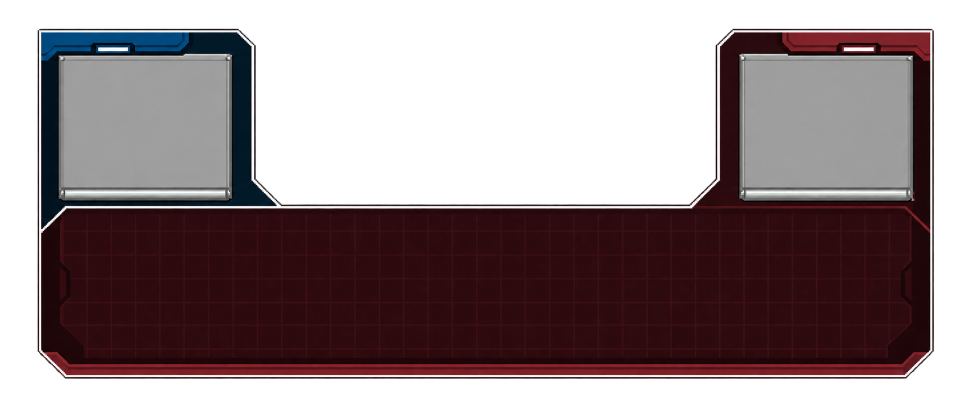
#> input picture tools/ui-studio/dist/assets/dialogue/conversation-frame-v1.png, 1942 x 809 px, found by its file name (shown at 1/2 size)
$ python portrait-assets.py
#> lines starting #> are read from the running program, lines starting #| are printed output that depends on the picture
### projects/proyect/TerrainDev/dialogue-system/tools/textures.py
"""Convert reference art to Classic paletted BLP1; no creative edits."""
from pathlib import Path
from PIL import Image
import struct, json, hashlib

ROOT = Path(__file__).resolve().parents[1]
ART = Path('/home/snz/Documentos/WarDatsPy/ui-studio/dist/assets/dialogue')
OUT = ROOT / 'assets/UI/Dialogue'

def blp(image, name):
    image = image.convert('RGBA')
    rgb = image.convert('RGB').quantize(colors=256)
    palette = rgb.getpalette()[:768]
    palette += [0] * (768-len(palette))
    bgra = b''.join(bytes((palette[i+2],palette[i+1],palette[i],0)) for i in range(0,768,3))
    levels=[]
    w,h=image.size
    while True:
        mip=image.resize((w,h),Image.Resampling.LANCZOS)
        indices=mip.convert('RGB').quantize(palette=rgb,dither=Image.Dither.NONE).tobytes()
        levels.append(indices+mip.getchannel('A').tobytes())
        if w==1 and h==1:break
        w=max(1,w//2);h=max(1,h//2)
    offsets=[];p=156+1024
    for level in levels:offsets.append(p);p+=len(level)
    header=b'BLP1'+struct.pack('<6I',1,8,*image.size,4,1)
    header+=struct.pack('<16I',*(offsets+[0]*(16-len(offsets))))
    header+=struct.pack('<16I',*([len(x) for x in levels]+[0]*(16-len(levels))))
    payload=header+bgra+b''.join(levels)
    target=OUT/name;target.write_bytes(payload)
    # Pillow's BLP1 decoder reads palette alpha, not the separate alpha plane.
    # Verify that plane here; the independent JS reader checks decoded pixels.
    assert payload[offsets[0]+image.width*image.height:offsets[0]+2*image.width*image.height]==image.getchannel('A').tobytes()
    image.getchannel('A').save(OUT/(name+'.alpha.png'))
    return {'path':str(target),'sha256':hashlib.sha256(payload).hexdigest(),'dimensions':image.size,'mips':len(levels),'alphaBits':8,'compression':1}

# [10 lines that do not run on import are left out]

### projects/proyect/TerrainDev/dialogue-system/tools/portrait-assets.py
"""Prepare frame apertures, deterministic signal atlas and native portrait dependencies."""
from pathlib import Path
from PIL import Image, ImageDraw
import json,hashlib,shutil,random
from textures import blp,OUT,ART,ROOT
OUT.mkdir(parents=True,exist_ok=True)
result=[]
for color,source in [('Red','conversation-frame-v1.png'),('Blue','conversation-frame-blue-v1.png')]:
    image=Image.open(ART/source).convert('RGBA')
#> image is the input picture: PIL image 1942x809 RGBA; mean R, G, B, A 45.8, 30.4, 32.6, 150
    for l,r in [(.063,.237),(.766,.940)]:
        ImageDraw.Draw(image).rectangle((round(l*image.width),round(.148*image.height),round(r*image.width)-1,round(.473*image.height)-1),fill=(0,0,0,0))
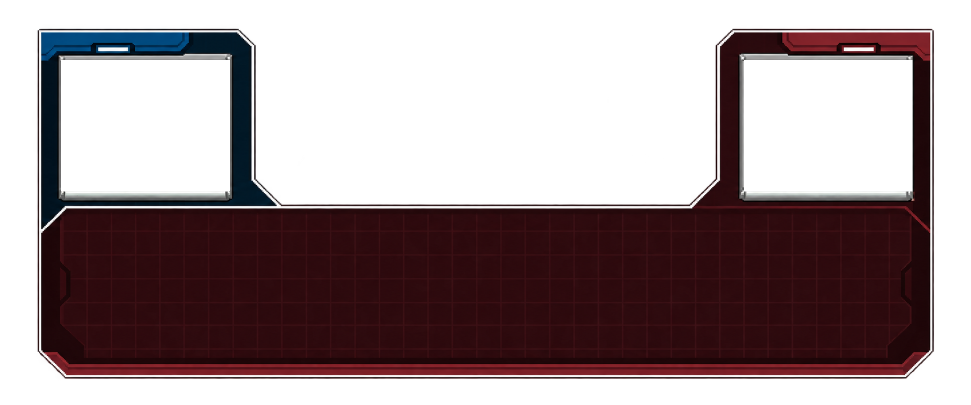
#> image: PIL image 1942x809 RGBA (shown at 1/2 size); mean R, G, B, A 28.2, 12.8, 15.1, 121.3; transparent parts drawn white
    image.save(ART/f'frame-open-{color.lower()}.png')
    result.append(blp(image.resize((1024,512),Image.Resampling.LANCZOS),f'FrameOpen{color}.blp'))
#> in blp, `image = image.convert('RGBA')`:
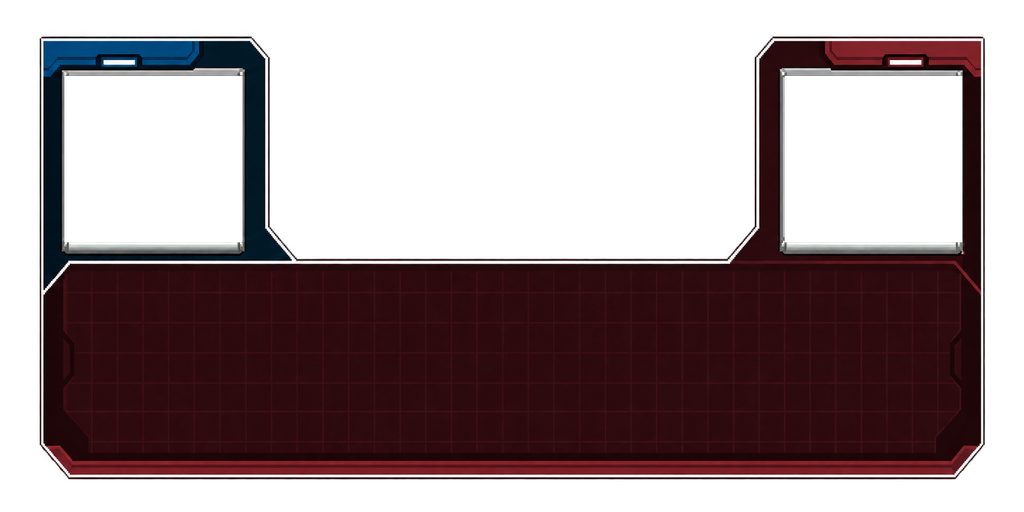
#> image: PIL image 1024x512 RGBA; mean R, G, B, A 28.6, 13.2, 15.4, 121.3; transparent parts drawn white
#> in blp, `rgb = image.convert('RGB').quantize(colors=256)`:
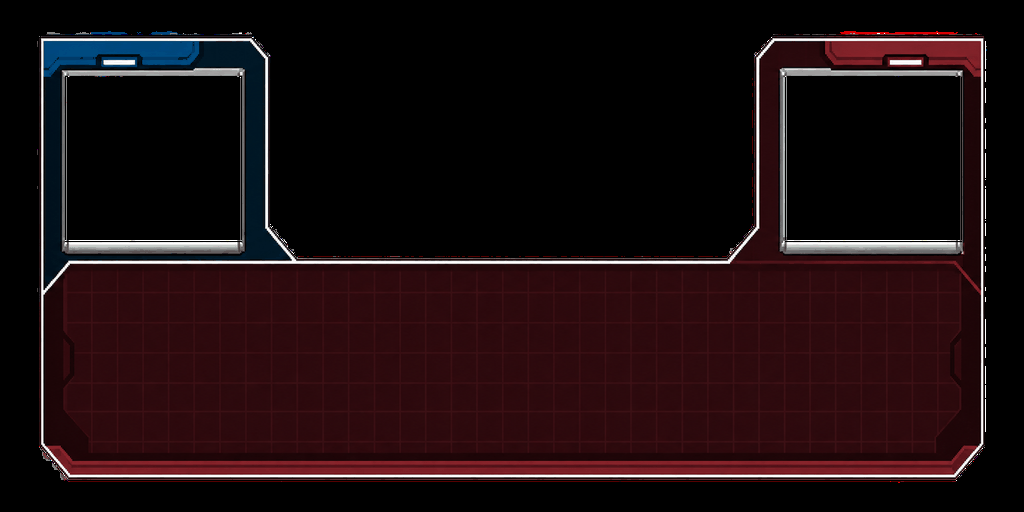
#> rgb: PIL image 1024x512 P; mean R, G, B 28.6, 13.2, 15.4
#> in blp, `palette = rgb.getpalette()[:768]`: palette = 768 values, max 255 at index 0, min 0 at index 87, mean 43.62
#> the loop in blp, `while True:` made 11 passes
#> pass 2, in blp, `mip=image.resize((w,h),Image.Resampling.LANCZOS)`:
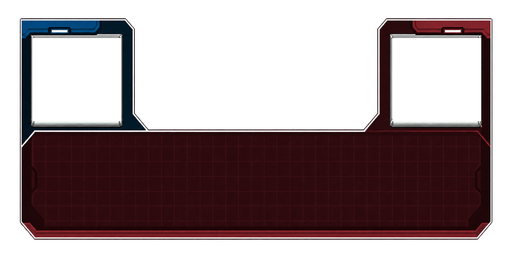
#> mip: PIL image 512x256 RGBA; mean R, G, B, A 28.5, 13.4, 15.5, 121.3; transparent parts drawn white
#> pass 3, in blp, `mip=image.resize((w,h),Image.Resampling.LANCZOS)`:
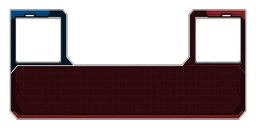
#> mip: PIL image 256x128 RGBA; mean R, G, B, A 32.6, 16.9, 19.1, 121.3; transparent parts drawn white
#> after the loop in blp, `while True:`: levels = 11 items
#> the loop in blp, `for level in levels:offsets.append(p);p+=len(level)` made 11 passes
#> p on passes 1 to 11: 1049756, 1311900, 1377436, 1393820, 1397916, 1398940, 1399196, 1399260, 1399276, 1399280, 1399282
#> after the loop in blp, `for level in levels:offsets.append(p);p+=len(level)`: offsets = [1180, 1049756, 1311900, 1377436, 1393820, 1397916, 1398940, 1399196, 1399260, 1399276, 1399280]; p = 1399282
#> in blp, `image.getchannel('A').save(OUT/(name+'.alpha.png'))`:
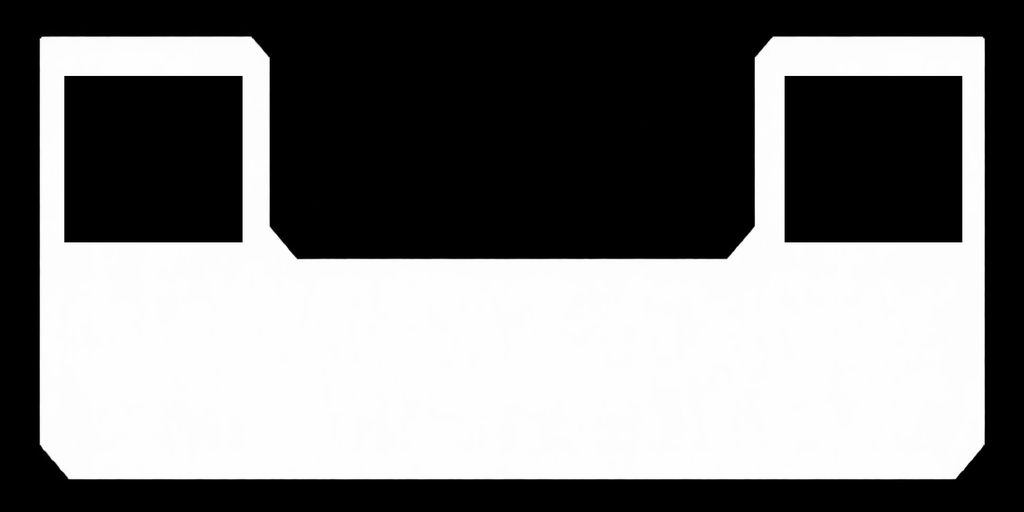
#> saved as FrameOpenRed.blp.alpha.png: PIL image 1024x512 L; min 0, max 255, mean 121.3
#> (the run stopped early here; a loop or call above may not have finished)
